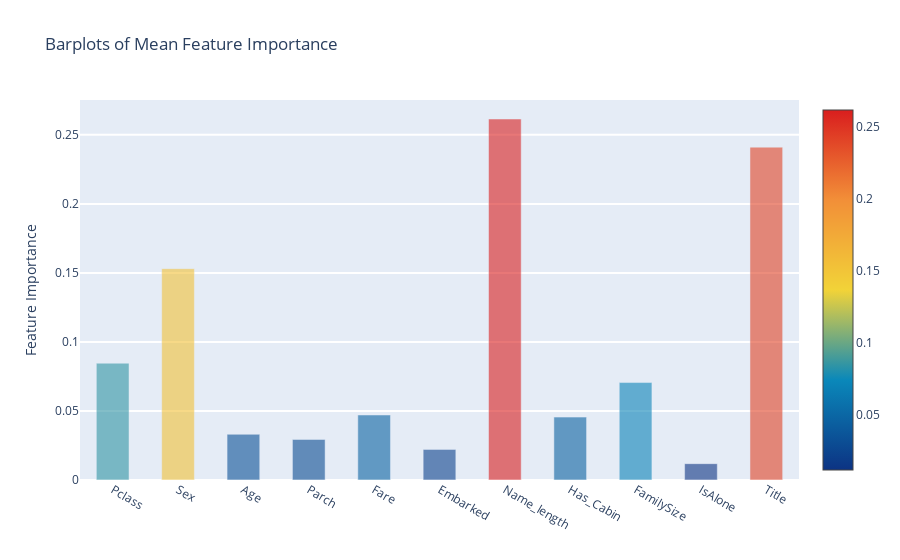

The cell this chart's notebook holds for it:
### Code cell
y = feature_dataframe['mean'].values
x = feature_dataframe['features'].values
data = [go.Bar(
            x= x,
             y= y,
            width = 0.5,
            marker=dict(
               color = feature_dataframe['mean'].values,
            colorscale='Portland',
            showscale=True,
            reversescale = False
            ),
            opacity=0.6
        )]

layout= go.Layout(
    autosize= True,
    title= 'Barplots of Mean Feature Importance',
    hovermode= 'closest',
#     xaxis= dict(
#         title= 'Pop',
#         ticklen= 5,
#         zeroline= False,
#         gridwidth= 2,
#     ),
    yaxis=dict(
        title= 'Feature Importance',
        ticklen= 5,
        gridwidth= 2
    ),
    showlegend= False
)
fig = go.Figure(data=data, layout=layout)
py.iplot(fig, filename='bar-direct-labels')

### Figure 1 — Plotly figure (JSON) as saved in the notebook; plotly's stock layout.template omitted (floating-point values rounded to 4 significant figures)
{"data": [{"marker": {"color": [0.08461, 0.1531, 0.0331, 0.02938, 0.04709, 0.02218, 0.2615, 0.04555, 0.07059, 0.01183, 0.2411], "colorscale": [[0, "rgb(12,51,131)"], [0.25, "rgb(10,136,186)"], [0.5, "rgb(242,211,56)"], [0.75, "rgb(242,143,56)"], [1, "rgb(217,30,30)"]], "reversescale": false, "showscale": true}, "opacity": 0.6, "type": "bar", "width": 0.5, "x": ["Pclass", "Sex", "Age", "Parch", "Fare", "Embarked", "Name_length", "Has_Cabin", "FamilySize", "IsAlone", "Title"], "y": [0.08461, 0.1531, 0.0331, 0.02938, 0.04709, 0.02218, 0.2615, 0.04555, 0.07059, 0.01183, 0.2411]}], "layout": {"autosize": true, "hovermode": "closest", "showlegend": false, "title": {"text": "Barplots of Mean Feature Importance"}, "yaxis": {"gridwidth": 2, "ticklen": 5, "title": {"text": "Feature Importance"}}}}
